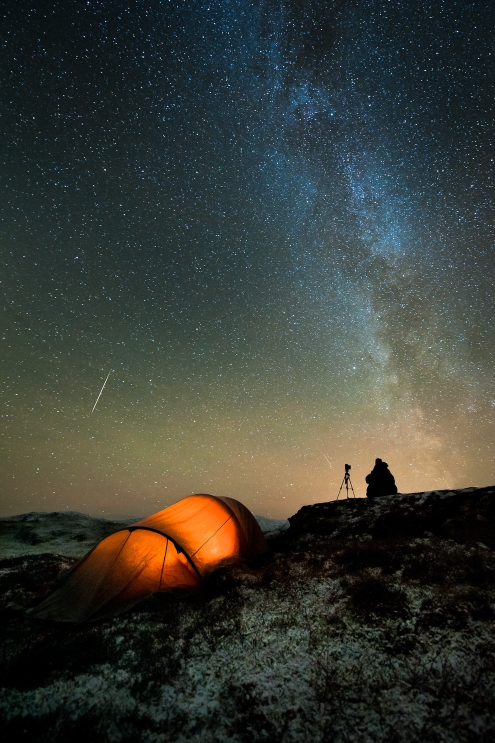
#> input picture galaxy.jpg, 990 x 1485 px, given in place of the camera (shown at 1/2 size)
$ python SeekerQuadrilateral.py   (older library calls are emulated)
#> lines starting #> are read from the running program, lines starting #| are printed output that depends on the picture; after the words box and inside, x2 and y2 are one past the last pixel; in counts of white or black regions, pixels touching at a corner belong together
# Autor: Jose Estevez Fernandez

import numpy as np
import cv2

# Inicia la captura de vídeo
video = cv2.VideoCapture(0)

# Bucle para procesar el video capturado
while True:

    check, frame = video.read()
#> frame is the input picture: shape (1485, 990, 3); mean B, G, R 53.4, 60.3, 56.8

    # Convertimos a escala de grises
    gris = cv2.cvtColor(frame, cv2.COLOR_BGR2GRAY)
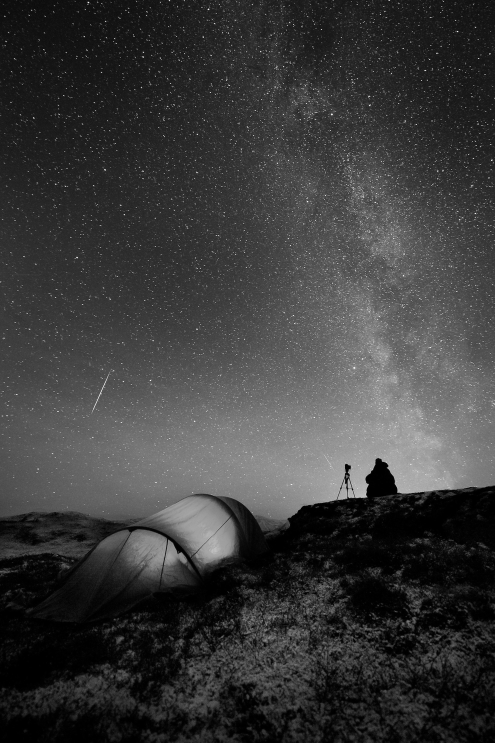
#> gris: shape (1485, 990) (shown at 1/2 size); min 0, max 255, mean 58.5

    cv2.imshow("suavizado", gris)

    # Aplicar suavizado Gaussiano
    gauss = cv2.GaussianBlur(gris, (5,5), 0)

    cv2.imshow("suavizado", gauss)

    # Detectamos los bordes con Canny
    canny = cv2.Canny(gauss, 50, 250)
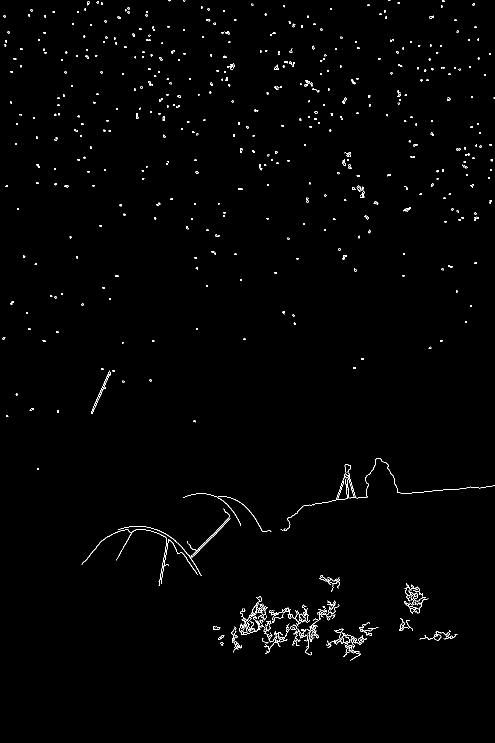
#> canny: shape (1485, 990) (shown at 1/2 size); 0.89% white in thin lines or dots, all inside (x1, y1, x2, y2) = (5, 0, 990, 1322)

    cv2.imshow("canny", canny)

    # Buscamos los contornos
    (_, contornos,_) = cv2.findContours(canny.copy(), cv2.RETR_TREE, cv2.CHAIN_APPROX_SIMPLE)
#> contornos = 928 contours, 866 with area under 20; largest, box (x1, y1, x2, y2) and area: (652, 1265, 734, 1322) 612, (478, 1193, 530, 1270) 388, (684, 1269, 712, 1296) 374, (808, 1166, 857, 1227) 231, (236, 1017, 461, 1152) 216

    for cntr in contornos:
#> (the run stopped early here; a loop or call above may not have finished)
